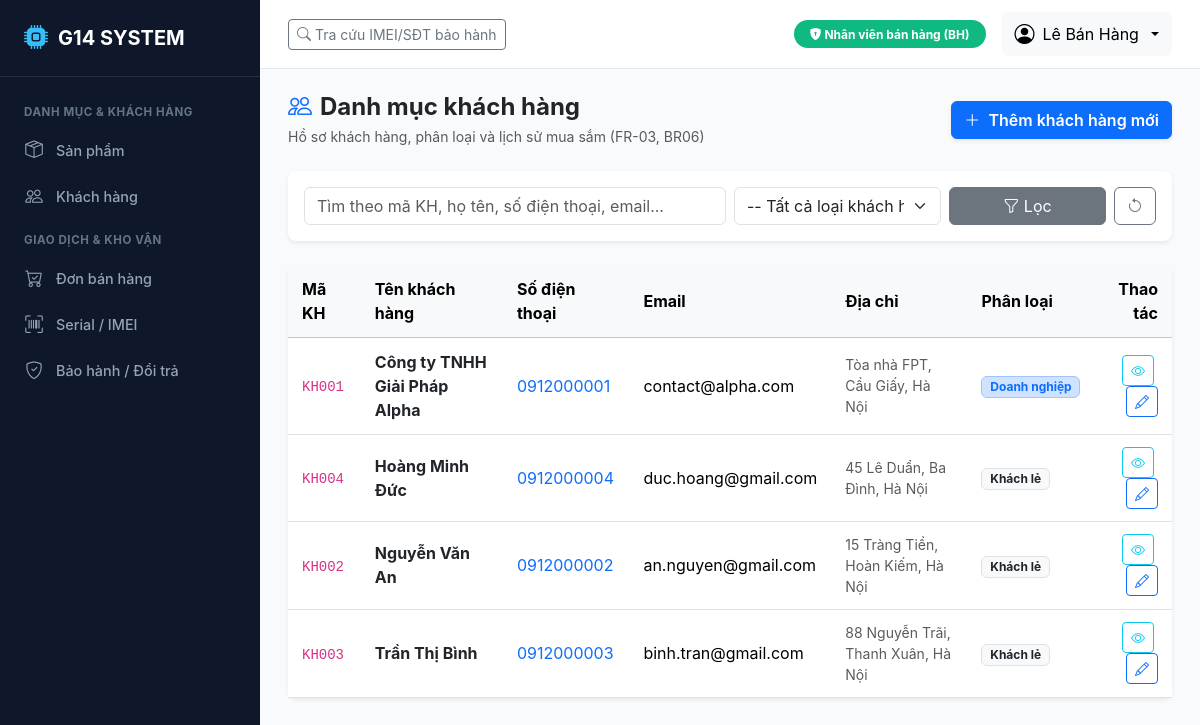
The page /catalog/customers/ (signed in) on the database its author committed.
### accounts/models.py (models this page shows, shortened)
class User(AbstractUser):
    role = models.CharField(
        max_length=10,
        choices=Role.choices,
        default=Role.BH,
        verbose_name="Vai trò"
    )
    phone = models.CharField(max_length=20, blank=True, verbose_name="Số điện thoại")
    class Meta:
        verbose_name = "Tài khoản người dùng"
        verbose_name_plural = "Danh sách tài khoản"
        ordering = ['-date_joined']

### catalog/models.py (models this page shows, shortened)
class Customer(BaseModel):
    CUSTOMER_TYPE_CHOICES = [
        ('RETAIL', 'Khách hàng cá nhân (Khách lẻ)'),
        ('WHOLESALE', 'Khách hàng doanh nghiệp / Đại lý'),
    ]
    code = models.CharField(max_length=50, unique=True, verbose_name="Mã khách hàng")
    name = models.CharField(max_length=150, verbose_name="Tên khách hàng")
    phone = models.CharField(max_length=20, unique=True, verbose_name="Số điện thoại")
    email = models.EmailField(blank=True, verbose_name="Email")
    address = models.CharField(max_length=255, blank=True, verbose_name="Địa chỉ")
    customer_type = models.CharField(
        max_length=20,
        choices=CUSTOMER_TYPE_CHOICES,
        default='RETAIL',
        verbose_name="Loại khách hàng"
    )
    notes = models.TextField(blank=True, verbose_name="Ghi chú")
    class Meta:
        verbose_name = "Khách hàng"
        verbose_name_plural = "Danh mục khách hàng"
        ordering = ['name']

### catalog/views.py (the view, shortened to what this page needs)
# urls.py: path('customers/', views.customer_list_view, name='customer_list'),
@login_required
@role_required([Role.QL, Role.BH, Role.ADMIN])
def customer_list_view(request):
    customers = Customer.objects.all()
    q = request.GET.get('q', '').strip()
    cust_type = request.GET.get('customer_type', '')
    if cust_type:
        customers = customers.filter(customer_type=cust_type)
    paginator = Paginator(customers, 15)
    page_number = request.GET.get('page')
    page_obj = paginator.get_page(page_number)
    return render(request, 'catalog/customer_list.html', {
        'page_obj': page_obj,
        'q': q,
        'customer_type_filter': cust_type,
        'customer_types': Customer.CUSTOMER_TYPE_CHOICES,
    })

### accounts/context_processors.py (called while the page is built, shortened)
def user_role_context(request):
    user = request.user
    role = getattr(user, 'role', '')
    is_super = user.is_superuser
    return {
        'is_admin': role == Role.ADMIN or is_super,
        'is_ql': role in [Role.QL, Role.ADMIN] or is_super,
        'is_bh': role in [Role.BH, Role.ADMIN] or is_super,
        'is_kho': role in [Role.KHO, Role.ADMIN] or is_super,
        'is_kt': role in [Role.KT, Role.ADMIN] or is_super,
        'current_role': role,
        'current_role_display': user.get_role_display() if hasattr(user, 'get_role_display') else '',
        'Role': Role,
    }

### templates/catalog/customer_list.html (shortened to what this page needs)
{% extends 'base.html' %}
{% block content %}
<div class="d-flex justify-content-between align-items-center mb-4">
    <div>
        <h4 class="fw-bold mb-1"><i class="bi bi-people me-2 text-primary"></i>Danh mục khách hàng</h4>
        <p class="text-muted small mb-0">Hồ sơ khách hàng, phân loại và lịch sử mua sắm (FR-03, BR06)</p>
    </div>
    <a href="{% url 'catalog:customer_create' %}" class="btn btn-primary fw-semibold shadow-sm">
        <i class="bi bi-plus-lg me-1"></i> Thêm khách hàng mới
    </a>
</div>
<div class="card mb-4 border-0 shadow-sm">
    <div class="card-body p-3">
        <form method="get" class="row g-2 align-items-center">
            <div class="col-md-6">
                <input type="text" name="q" class="form-control" placeholder="Tìm theo mã KH, họ tên, số điện thoại, email..." value="{{ q }}">
            </div>
            <div class="col-md-3">
                <select name="customer_type" class="form-select">
                    <option value="">-- Tất cả loại khách hàng --</option>
                </select>
            </div>
            <div class="col-md-3 d-flex gap-2">
                <button type="submit" class="btn btn-secondary w-100"><i class="bi bi-funnel"></i> Lọc</button>
                <a href="{% url 'catalog:customer_list' %}" class="btn btn-outline-secondary"><i class="bi bi-arrow-counterclockwise"></i></a>
            </div>
        </form>
    </div>
</div>
<div class="card border-0 shadow-sm">
    <div class="table-responsive">
        <table class="table table-hover align-middle mb-0">
            <thead class="table-light">
                <tr>
                    <th>Mã KH</th>
                    <th>Tên khách hàng</th>
                    <th>Số điện thoại</th>
                    <th>Email</th>
                    <th>Địa chỉ</th>
                    <th>Phân loại</th>
                    <th class="text-end">Thao tác</th>
                </tr>
            </thead>
            <tbody>
                {% for c in page_obj %}
                <tr>
                    <td><code>{{ c.code }}</code></td>
                    <td>
                        <a href="{% url 'catalog:customer_detail' c.pk %}" class="text-decoration-none fw-bold text-dark">
                            {{ c.name }}
                        </a>
                    </td>
                    <td><a href="tel:{{ c.phone }}" class="text-decoration-none text-primary">{{ c.phone }}</a></td>
                    <td>{{ c.email|default:"--" }}</td>
                    <td class="text-muted small">{{ c.address|default:"--" }}</td>
                    <td>
                        {% if c.customer_type == 'RETAIL' %}
                        <span class="badge bg-light text-dark border">Khách lẻ</span>
                        {% else %}
                        <span class="badge bg-primary-subtle text-primary border border-primary-subtle">Doanh nghiệp</span>
                        {% endif %}
                    </td>
                    <td class="text-end">
                        <a href="{% url 'catalog:customer_detail' c.pk %}" class="btn btn-sm btn-outline-info me-1" title="Xem hồ sơ">
                            <i class="bi bi-eye"></i>
                        </a>
                        <a href="{% url 'catalog:customer_edit' c.pk %}" class="btn btn-sm btn-outline-primary" title="Sửa">
                            <i class="bi bi-pencil"></i>
                        </a>
                    </td>
                </tr>
                {% empty %}
                <tr>
                    <td colspan="7" class="text-center py-4 text-muted">Không tìm thấy khách hàng nào.</td>
                </tr>
                {% endfor %}
            </tbody>
        </table>
    </div>
</div>
{% endblock %}

### templates/base.html (shortened to what this page needs)
<!DOCTYPE html>
<html lang="vi">
<head>
    <link href="https://cdn.jsdelivr.net/npm/bootstrap@5.3.3/dist/css/bootstrap.min.css" rel="stylesheet">
    <link href="https://cdn.jsdelivr.net/npm/bootstrap-icons@1.11.3/font/bootstrap-icons.min.css" rel="stylesheet">
</head>
<body>
    {% if user.is_authenticated %}
    <aside class="sidebar">
        <div class="brand">
            <i class="bi bi-cpu-fill"></i>
            <span>G14 SYSTEM</span>
        </div>
        <ul class="sidebar-menu">
            <div class="sidebar-section-title">Danh mục & Khách hàng</div>
            <li><a href="{% url 'catalog:product_list' %}" class="sidebar-link"><i class="bi bi-box-seam"></i> Sản phẩm</a></li>
            {% if is_bh or is_ql %}
            <li><a href="{% url 'catalog:customer_list' %}" class="sidebar-link"><i class="bi bi-people"></i> Khách hàng</a></li>
            {% endif %}
            <div class="sidebar-section-title">Giao dịch & Kho vận</div>
            {% if is_bh or is_ql or is_kt %}
            <li><a href="{% url 'sales:order_list' %}" class="sidebar-link"><i class="bi bi-cart-check"></i> Đơn bán hàng</a></li>
            {% endif %}
            {% if is_bh or is_kho or is_ql %}
            <li><a href="{% url 'devices:device_list' %}" class="sidebar-link"><i class="bi bi-upc-scan"></i> Serial / IMEI</a></li>
            <li><a href="{% url 'devices:warranty_list' %}" class="sidebar-link"><i class="bi bi-shield-check"></i> Bảo hành / Đổi trả</a></li>
            {% endif %}
        </ul>
    </aside>
    {% endif %}
    <div class="{% if user.is_authenticated %}main-wrapper{% endif %}">
        {% if user.is_authenticated %}
        <header class="top-navbar no-print">
            <div class="d-flex align-items-center gap-3">
                <a href="{% url 'devices:device_lookup' %}" class="btn btn-outline-secondary btn-sm">
                    <i class="bi bi-search"></i> Tra cứu IMEI/SĐT bảo hành
                </a>
            </div>
            <div class="d-flex align-items-center gap-3">
                <span class="badge role-badge-{{ current_role }} py-2 px-3 rounded-pill">
                    <i class="bi bi-shield-lock-fill"></i> {{ current_role_display }}
                </span>
                <div class="dropdown">
                    <button class="btn btn-light dropdown-toggle d-flex align-items-center gap-2" type="button" data-bs-toggle="dropdown">
                        <i class="bi bi-person-circle fs-5"></i>
                        <span>{{ user.get_full_name|default:user.username }}</span>
                    </button>
                </div>
            </div>
        </header>
        {% endif %}
        <main class="main-content">
            {% block content %}{% endblock %}
        </main>
    </div>
</body>
</html>

### templates/base.html (style rules this page uses)
:root { --g14-primary: #0d6efd; --g14-dark: #1e293b; --g14-sidebar: #0f172a; --g14-sidebar-hover: #1e293b; --g14-sidebar-text: #94a3b8; --g14-sidebar-active: #38bdf8; }
body { font-family: -apple-system, BlinkMacSystemFont, "Segoe UI", Roboto, "Helvetica Neue", Arial, sans-serif; background-color: #f8fafc; min-height: 100vh; }
.sidebar { width: 260px; background-color: var(--g14-sidebar); min-height: 100vh; color: var(--g14-sidebar-text); position: fixed; top: 0; left: 0; z-index: 1000; overflow-y: auto; transition: all 0.3s; }
.sidebar .brand { padding: 20px 24px; font-size: 1.25rem; font-weight: 700; color: #fff; border-bottom: 1px solid rgba(255, 255, 255, 0.1); display: flex; align-items: center; gap: 10px; }
.sidebar .brand i { color: var(--g14-sidebar-active); font-size: 1.5rem; }
.sidebar-menu { padding: 15px 0; list-style: none; margin: 0; }
.sidebar-section-title { padding: 12px 24px 6px; font-size: 0.72rem; text-transform: uppercase; font-weight: 700; letter-spacing: 0.05em; color: #64748b; }
.sidebar-link { display: flex; align-items: center; gap: 12px; padding: 10px 24px; color: var(--g14-sidebar-text); text-decoration: none; font-size: 0.9rem; font-weight: 500; transition: all 0.2s; }
.sidebar-link i { font-size: 1.1rem; width: 20px; text-align: center; }
.main-wrapper { margin-left: 260px; min-height: 100vh; display: flex; flex-direction: column; }
.top-navbar { background-color: #fff; border-bottom: 1px solid #e2e8f0; padding: 12px 28px; display: flex; justify-content: space-between; align-items: center; position: sticky; top: 0; z-index: 999; }
.main-content { padding: 24px 28px; flex-grow: 1; }
.card { border: 1px solid #e2e8f0; border-radius: 8px; box-shadow: 0 1px 3px 0 rgba(0, 0, 0, 0.05); margin-bottom: 24px; }
.table > :not(caption) > * > * { padding: 12px 14px; vertical-align: middle; }
.role-badge-BH { background-color: #10b981; color: #fff; }

### rows shown on the page
User: get_full_name "Lê Bán Hàng"
Customer: code "KH001", name "Công ty TNHH Giải Pháp Alpha", phone "0912000001", email "contact@alpha.com", address "Tòa nhà FPT, Cầu Giấy, Hà Nội", customer_type "Doanh nghiệp"
Customer: code "KH004", name "Hoàng Minh Đức", phone "0912000004", email "duc.hoang@gmail.com", address "45 Lê Duẩn, Ba Đình, Hà Nội", customer_type "Khách lẻ"
Customer: code "KH002", name "Nguyễn Văn An", phone "0912000002", email "an.nguyen@gmail.com", address "15 Tràng Tiền, Hoàn Kiếm, Hà Nội", customer_type "Khách lẻ"
Customer: code "KH003", name "Trần Thị Bình", phone "0912000003", email "binh.tran@gmail.com", address "88 Nguyễn Trãi, Thanh Xuân, Hà Nội", customer_type "Khách lẻ"

### other values the page prints
{{ current_role_display }} "Nhân viên bán hàng (BH)"
